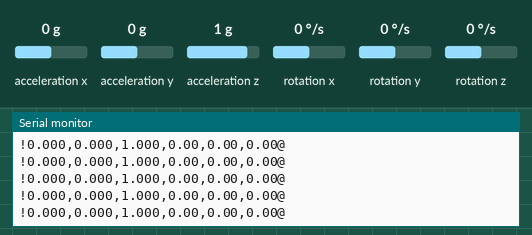
Simulated run of this sketch. Board: Arduino Uno, built with avr-gcc and run on an emulated ATmega328P. On the bench: the last lines printed to the serial monitor. Wiring (inferred from the names in the program): MPU-6050 motion sensor at I2C address 0x68. The inputs (shaded band) are chosen by the test bench; at power-on: acceleration x 0 g, acceleration y 0 g, acceleration z 1 g, rotation x 0 °/s, rotation y 0 °/s, rotation z 0 °/s.

Above: at 2.3 s.
2.4 s: acceleration x set to -1.4 g
At 3.2 s:
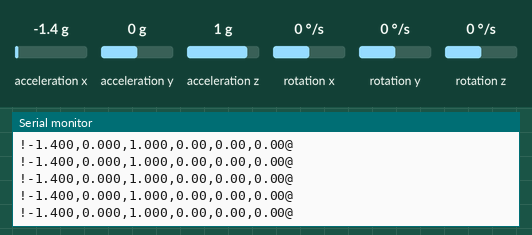
3.9 s: acceleration y set to -1.4 g
At 4.8 s:
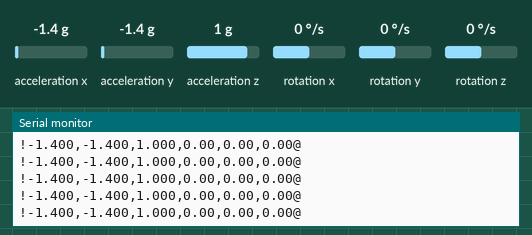
5.4 s: acceleration z set to -1.4 g
At 6.1 s:
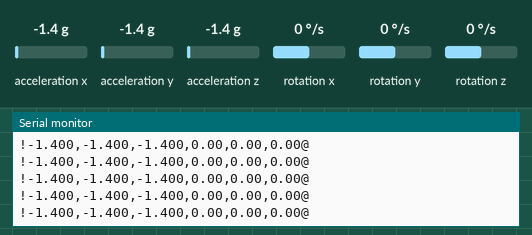
6.9 s: rotation x set to -192 °/s
At 7.9 s:
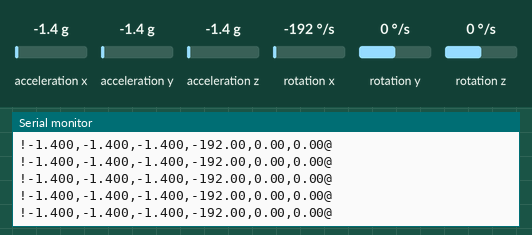
8.4 s: rotation y set to -192 °/s
At 9.1 s:
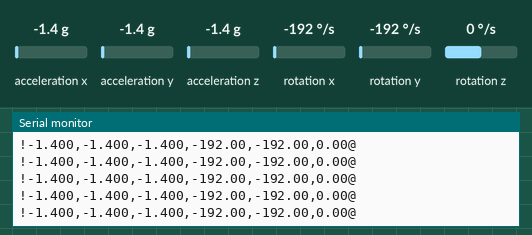

The sketch:

arduino_mpu6050.ino
```cpp
/*
 * Arduino/ESP32 MPU6050 Data Acquisition for Real-Time HAR
 * Sends accelerometer and gyroscope data via Serial
 * Compatible with Arduino Uno and ESP32
 */

#include <Wire.h>

// MPU6050 I2C address
const int MPU_ADDR = 0x68;

// Data variables
int16_t acc_x, acc_y, acc_z;
int16_t gyro_x, gyro_y, gyro_z;
int16_t temp;

// Timing
unsigned long lastSample = 0;
const int SAMPLE_RATE = 50;                     // Hz
const int SAMPLE_INTERVAL = 1000 / SAMPLE_RATE; // ms

void setup() {
  Serial.begin(115200);

  // Initialize I2C
  Wire.begin();

  // Wake up MPU6050
  Wire.beginTransmission(MPU_ADDR);
  Wire.write(0x6B); // PWR_MGMT_1 register
  Wire.write(0);    // Wake up
  Wire.endTransmission(true);

  // Configure accelerometer (±2g)
  Wire.beginTransmission(MPU_ADDR);
  Wire.write(0x1C); // ACCEL_CONFIG register
  Wire.write(0x00); // ±2g
  Wire.endTransmission(true);

  // Configure gyroscope (±250°/s)
  Wire.beginTransmission(MPU_ADDR);
  Wire.write(0x1B); // GYRO_CONFIG register
  Wire.write(0x00); // ±250°/s
  Wire.endTransmission(true);

  delay(100);

  Serial.println("MPU6050 initialized");
  Serial.println(
      "Sending data format: !acc_x,acc_y,acc_z,gyro_x,gyro_y,gyro_z@");
  delay(1000);
}

void loop() {
  unsigned long currentTime = millis();

  // Sample at fixed rate
  if (currentTime - lastSample >= SAMPLE_INTERVAL) {
    lastSample = currentTime;

    // Read accelerometer and gyroscope data
    readMPU6050();

    // Convert to g and deg/s
    float ax = acc_x / 16384.0; // ±2g range
    float ay = acc_y / 16384.0;
    float az = acc_z / 16384.0;
    float gx = gyro_x / 131.0; // ±250°/s range
    float gy = gyro_y / 131.0;
    float gz = gyro_z / 131.0;

    // Send data in format: !ax,ay,az,gx,gy,gz@
    Serial.print("!");
    Serial.print(ax, 3);
    Serial.print(",");
    Serial.print(ay, 3);
    Serial.print(",");
    Serial.print(az, 3);
    Serial.print(",");
    Serial.print(gx, 2);
    Serial.print(",");
    Serial.print(gy, 2);
    Serial.print(",");
    Serial.print(gz, 2);
    Serial.println("@");
  }
}

void readMPU6050() {
  Wire.beginTransmission(MPU_ADDR);
  Wire.write(0x3B); // Starting register for accelerometer
  Wire.endTransmission(false);
  Wire.requestFrom(MPU_ADDR, 14, true); // Request 14 bytes

  // Read accelerometer
  acc_x = Wire.read() << 8 | Wire.read();
  acc_y = Wire.read() << 8 | Wire.read();
  acc_z = Wire.read() << 8 | Wire.read();

  // Temperature (not used)
  temp = Wire.read() << 8 | Wire.read();

  // Read gyroscope
  gyro_x = Wire.read() << 8 | Wire.read();
  gyro_y = Wire.read() << 8 | Wire.read();
  gyro_z = Wire.read() << 8 | Wire.read();
}
```

Measured:
- after the input at 2.4 s, the serial monitor: prints a new line at once (image 1)
- after the input at 3.9 s, the serial monitor: prints a new line at once (image 2)
- after the input at 5.4 s, the serial monitor: prints a new line at once (image 3)
- after the input at 6.9 s, the serial monitor: prints a new line at once (image 4)
- after the input at 8.4 s, the serial monitor: prints a new line at once (image 5)
